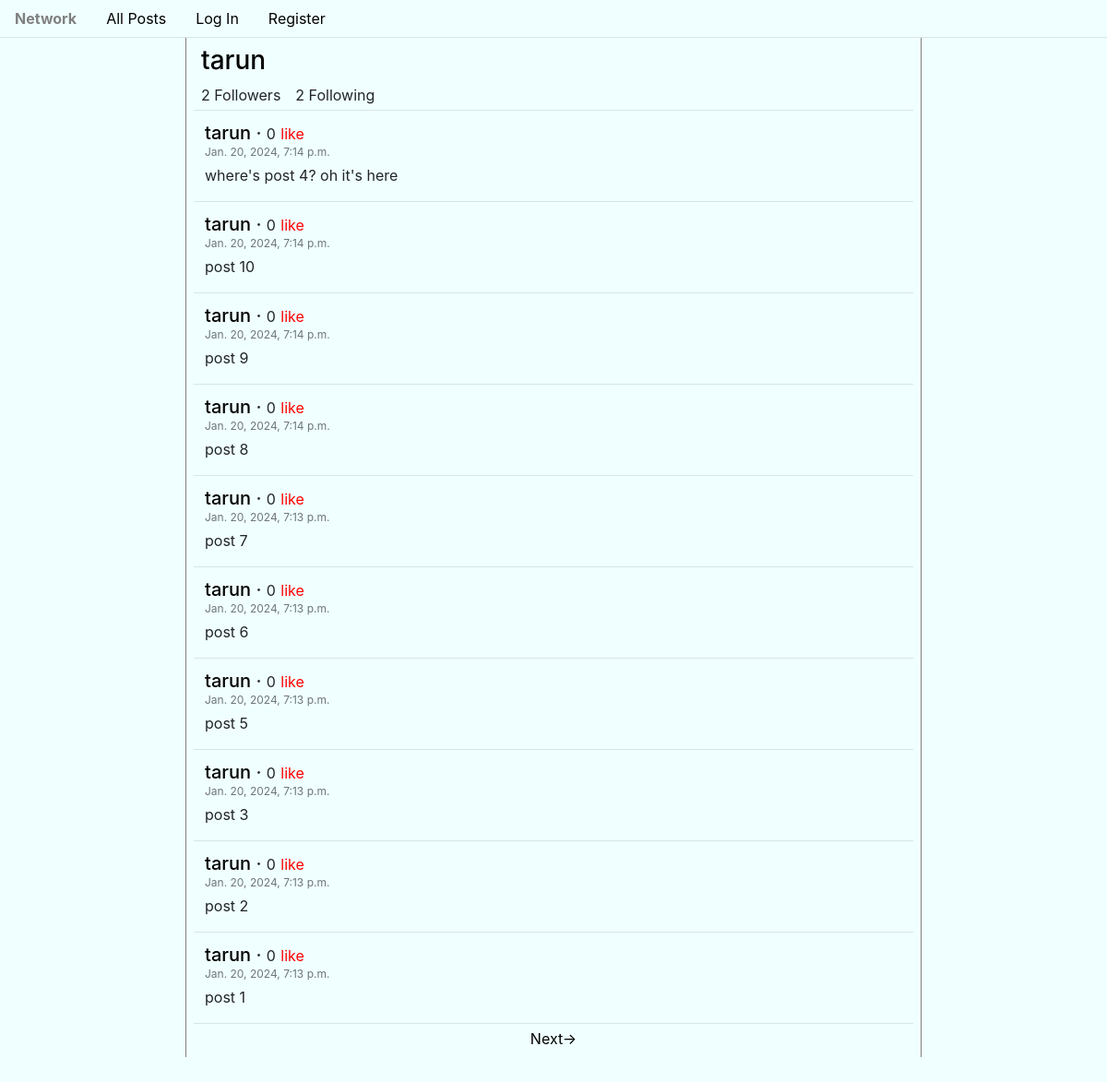
The page /5 on the database its author committed.
### network/models.py (models this page shows, shortened)
class User(AbstractUser):
    pass

class Post(models.Model):
    poster = models.ForeignKey(User, on_delete=models.CASCADE, related_name='writer')
    content = models.CharField(max_length=240)
    timestamp = models.DateTimeField(default=datetime.now)
    likes = models.ManyToManyField(User, related_name='liked')

### network/views.py (the view)
# urls.py: path('<int:user_id>', views.viewuser, name='viewuser'),
def viewuser(request, user_id):
    allpost = Post.objects.filter(poster=user_id).order_by('-timestamp')
    user = User.objects.get(pk=user_id)
    follower = Follow.objects.filter(following=user)
    following = Follow.objects.filter(follower=user)
    followerslist = []
    print('followers: ')
    for person in follower:
        print(person)
        followerslist.append(person.follower)
    print(f'followerlist: {followerslist}')
    followinglist = []
    print('following: ')
    for person in following:
        print(person)
        followinglist.append(person.following)
    print(f'followinglist: {followinglist}')
    paginator = Paginator(allpost, paginateby)
    page_number = request.GET.get('page')
    page_obj = paginator.get_page(page_number)
    return render(request, 'network/user.html',{
        'page_obj': page_obj,
        'numfollower': len(followerslist),
        'numfollowing': len(followinglist),
        'followers': followerslist,
        'followings': followinglist,
        'userpage': user
    })

### network/models.py (called while the page is built)
    def __str__(self) -> str:
        return f"{self.follower} following {self.following}"

### network/templates/network/user.html (shortened to what this page needs)
{% extends "network/layout.html" %}
{% load static %}
{% block body %}
<div class="container">
    <div class="row justify-content-md-center wholecontainer">
        <div class="mx-3 p-2 middleitem">
            <h3 class="mx-2"><a href="{% url 'viewuser' user_id=userpage.id %}">{{ userpage.username }}</a></h3>
            <div class="row mx-0">
                <p class="my-0 mx-2"><span id="numfollower">{{ numfollower }}</span> Followers</p>
                <p class="my-0 mx-2"><span id="numfollowing">{{ numfollowing }}</span> Following</p>
            </div>
            <hr class="my-1">
            <div class="allpost">
                {% for post in page_obj %}
                    <div class="row postitem p-2 mx-1">
                        <h5 class="my-0">
                            <a href="{% url 'viewuser' user_id=post.poster.id %}">{{ post.poster }}</a>
                            &middot;
                            <small id="like-count-{{post.id}}">{{ post.likes.all.count }}</small>
                            {% if user.is_authenticated %}
                                {% if user in post.likes.all %}
                                    <button class="btn btn-link p-0" id="like-{{post.id}}" onclick="togglelike('{{user.id}}','{{post.id}}')" style="color: orange;">nolike</button>
                                {% else %}
                                    <button class="btn btn-link p-0" id="like-{{post.id}}" onclick="togglelike('{{user.id}}','{{post.id}}')" style="color: red;">like</button>
                                {% endif %}
                                {% if user == post.poster %}
                                    &middot;
                                    <button class="btn btn-link p-0" onclick="editpost('{{post.id}}')" id="edit-button-{{post.id}}" style="color: lightseagreen;">edit</button>
                                {% endif %}
                            {% else %}
                                <small style="color: red;">like</small>
                            {% endif %}
                        </h5>
                        <p class="text-muted m-0 p-0" style="font-size: 12px;">{{ post.timestamp }}</p>
                        <div class="my-1" id="contentdiv-{{post.id}}">
                            <p class="my-0" id="content-{{post.id}}">{{ post.content }}</p>
                        </div>
                    </div>
                    <hr class="my-1">
                {% endfor %}
            </div>
            <div class="row pagination justify-content-md-center mx-2">
                <span class="step-links">
                    {% if page_obj.has_next %}
                    <a href="?page={{ page_obj.next_page_number }}">Next&rightarrow;</a>
                    {% endif %}
                </span>
            </div>
        </div>
    </div>
</div>
{% endblock %}

### network/static/network/styles.css (style rules this page uses)
* { background-color: azure; }
.middleitem { border: none; border-left: 1px solid gray; border-right: 1px solid gray; width: 70%; margin-bottom: 20vh; }
.allpost { display: block; }
.postitem { display: block; }
a { color: black; }

### rows shown on the page
User: username "tarun"
Post: poster "tarun", likes.all.count "0", timestamp "Jan. 20, 2024, 7:14 p.m.", content "where's post 4? oh it's here"
Post: poster "tarun", likes.all.count "0", timestamp "Jan. 20, 2024, 7:14 p.m.", content "post 10"
Post: poster "tarun", likes.all.count "0", timestamp "Jan. 20, 2024, 7:14 p.m.", content "post 9"
Post: poster "tarun", likes.all.count "0", timestamp "Jan. 20, 2024, 7:14 p.m.", content "post 8"
Post: poster "tarun", likes.all.count "0", timestamp "Jan. 20, 2024, 7:13 p.m.", content "post 7"
Post: poster "tarun", likes.all.count "0", timestamp "Jan. 20, 2024, 7:13 p.m.", content "post 6"
Post: poster "tarun", likes.all.count "0", timestamp "Jan. 20, 2024, 7:13 p.m.", content "post 5"
Post: poster "tarun", likes.all.count "0", timestamp "Jan. 20, 2024, 7:13 p.m.", content "post 3"
Post: poster "tarun", likes.all.count "0", timestamp "Jan. 20, 2024, 7:13 p.m.", content "post 2"
Post: poster "tarun", likes.all.count "0", timestamp "Jan. 20, 2024, 7:13 p.m.", content "post 1"

### other values the page prints
{{ numfollower }} "2"
{{ numfollowing }} "2"
